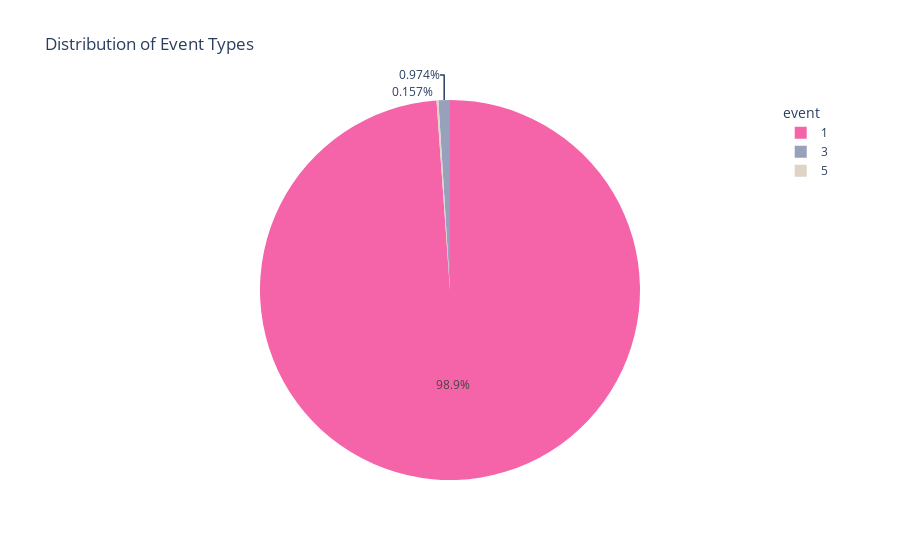

The notebook cell saved with this chart:
### Code cell
color_map = {
    "1": "#F564A9",
    "3": "#98A1BC",
    "5": "#DED3C4",
}

fig = px.pie(
    event_counts, 
    names = "event", 
    values = "count",
    title = "Distribution of Event Types",
    color = "event",
    color_discrete_map = color_map
)

fig.update_layout(
    legend_title_text = "event",
)
fig.show()

### Figure 1 — Plotly figure (JSON) as saved in the notebook; plotly's stock layout.template omitted (floating-point values rounded to 4 significant figures)
{"data": [{"customdata": [["1"], ["3"], ["5"]], "domain": {"x": [0, 1], "y": [0, 1]}, "hovertemplate": "event=%{customdata[0]}<br>count=%{value}<extra></extra>", "labels": ["1", "3", "5"], "legendgroup": "", "marker": {"colors": ["#F564A9", "#98A1BC", "#DED3C4"]}, "name": "", "showlegend": true, "type": "pie", "values": [1633682, 16097, 2601]}], "layout": {"legend": {"title": {"text": "event"}, "tracegroupgap": 0}, "title": {"text": "Distribution of Event Types"}}}
